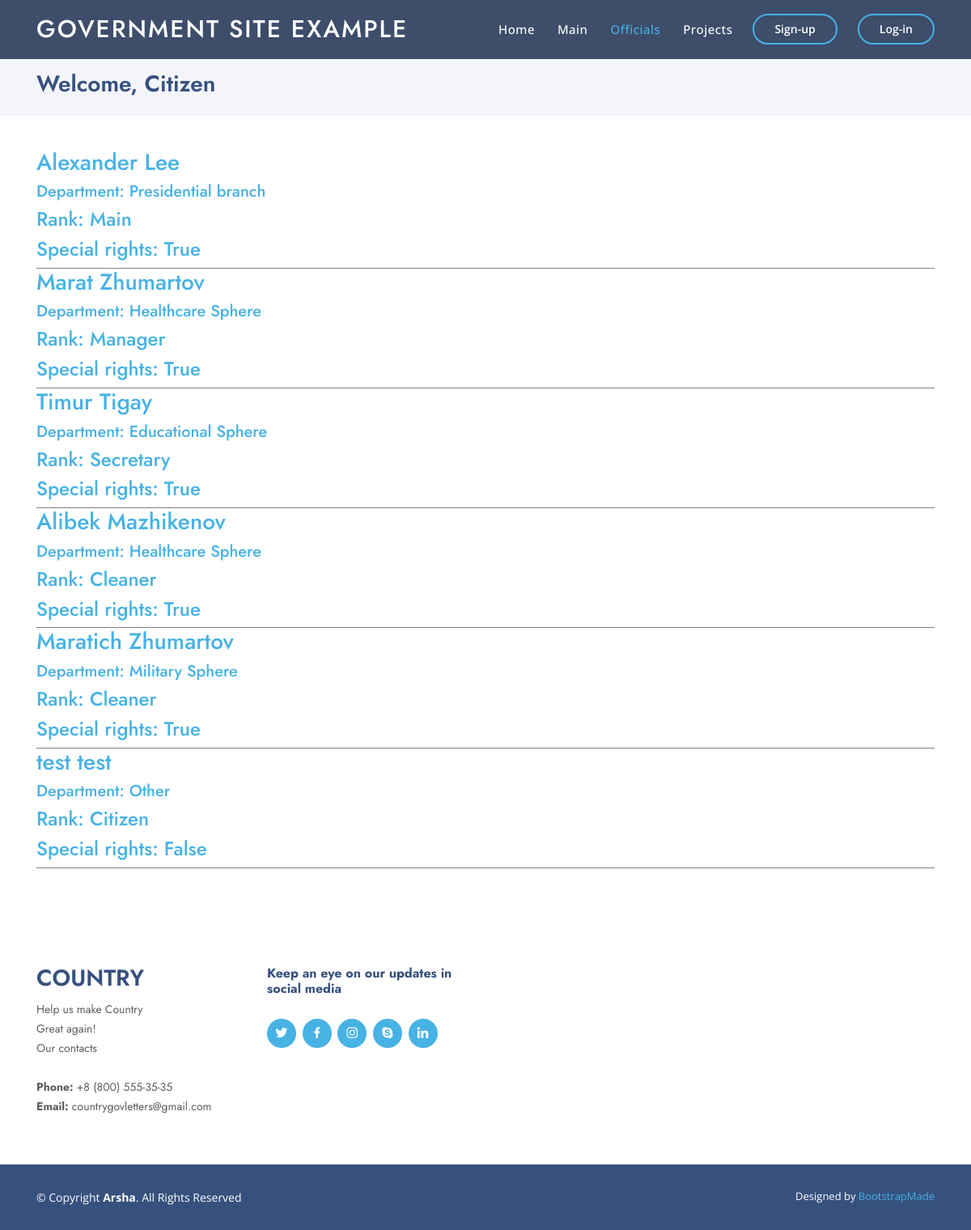
The app's page /team with its own data.
### Content/models.py (models this page shows, shortened)
class Citizen(models.Model):
    user = models.OneToOneField(User, on_delete=models.CASCADE)
    department = models.CharField(max_length=100)
    avatar = models.ImageField(name="avatar", upload_to='avatars')
    amount_of_accepted_projects = models.IntegerField(default=0)
    bday = models.DateField(name="birth_day", auto_now=False)
    gender = models.CharField(name="gender", default="Other", max_length=15, choices=[('Male','Male'), ('Female','Female'), ('Other','Other')])
    age = models.IntegerField(name="age", default=0)
    rank = models.CharField(name="rank", default="", max_length=100)
    ed_proj = models.IntegerField(name="education_projects", default=0)
    health_proj = models.IntegerField(name="healthcare_projects", default=0)
    military_proj = models.IntegerField(name="military_projects", default=0)
    social_proj = models.IntegerField(name="social_projects", default=0)
    cult_proj = models.IntegerField(name="culture_projects", default=0)
    is_staff = models.BooleanField(name="is_staff", default=False)
    class Meta:
        verbose_name = 'Citizen'
        verbose_name_plural = 'Citizens'

### Content/views.py (the view)
# urls.py: path('team', team),
def team(request):
    context = context_data_preparing(request)
    context['team'] = Citizen.objects.all()
    return render(request, 'Content/team.html', context)

### Content/views_cases.py (called while the page is built)
def context_data_preparing(request):
    try:
        context = {
            'cit':Citizen.objects.get(id=request.user.id),
            'user':request.user
        }
    except Exception:
        context = {
            'cit':None,
            'user':None
        }
    return context

### Content/templates/Content/team.html (shortened to what this page needs)
{% load static %}
<!DOCTYPE html>
<html lang="en">
<head>
  <link href="{% static "vendor/bootstrap/css/bootstrap.min.css" %}" rel="stylesheet">
  <link href="{% static "vendor/icofont/icofont.min.css" %}" rel="stylesheet">
  <link href="{% static "vendor/boxicons/css/boxicons.min.css" %}" rel="stylesheet">
  <link href="{% static "vendor/remixicon/remixicon.css" %}" rel="stylesheet">
  <link href="{% static "vendor/venobox/venobox.css" %}" rel="stylesheet">
  <link href="{% static "vendor/owl.carousel/assets/owl.carousel.min.css" %}" rel="stylesheet">
  <link href="{% static "vendor/aos/aos.css" %}" rel="stylesheet">
  <link href="{% static "css/style.css" %}" rel="stylesheet">
</head>
<body>
  <header id="header" class="fixed-top header-inner-pages">
    <div class="container d-flex align-items-center">
      <h1 class="logo mr-auto"><a href="#">Government site example</a></h1>
      <nav class="nav-menu d-none d-lg-block">
        <ul>
            <li><a href="start">Home</a></li>
            <li ><a href="main">Main</a></li>
            <li class="active"><a href="#">Officials</a></li>
            <li><a href="projects">Projects</a></li>
        </ul>
      </nav>
      {% if user %}
            <a href="logout" class="get-started-btn scrollto">Logout</a>
      {% else %}
      <a href="auth" class="get-started-btn scrollto">Sign-up</a>
      <a href="login" class="get-started-btn scrollto">Log-in</a>
      {% endif %}
    </div>
  </header>
  <main id="main">
    <section id="breadcrumbs" class="breadcrumbs">
      <div class="container">
        <h2>Welcome, {% if user %} {{ user.first_name }} {{ user.last_name }} {% else %} Citizen {% endif %}</h2>
      </div>
    </section>
    <section id="portfolio-details" class="portfolio-details">
      <div class="container">
        {% if team %}
        {% for official in team %}
        <a href="profile?id={{official.id}}">
          <div class="portfolio-details-container" style="border-bottom: 1px solid grey;">
            <h3>{{ official.user.first_name }} {{ official.user.last_name }}</h3>
            <h5>Department: {{ official.department }}</h5>
            <h4>Rank: {{ official.rank }}</h4>
            <h4>Special rights: {{ official.is_staff }}</h4>
          </div>
        </a>
        {% endfor %}
        {% endif %}
      </div>
    </section>
  </main>
  <footer id="footer">
    <div class="footer-top">
      <div class="container">
        <div class="row">
          <div class="col-lg-3 col-md-6 footer-contact">
            <h3>Country</h3>
            <p>
              Help us make Country <br>
              Great again!<br>
              Our contacts<br><br>
              <strong>Phone:</strong> +8 (800) 555-35-35<br>
              <strong>Email:</strong> countrygovletters@gmail.com<br>
            </p>
          </div>
          <div class="col-lg-3 col-md-6 footer-links">
            <h4>Keep an eye on our updates in social media</h4>
            <div class="social-links mt-3">
              <a href="#" class="twitter"><i class="bx bxl-twitter"></i></a>
              <a href="#" class="facebook"><i class="bx bxl-facebook"></i></a>
              <a href="#" class="instagram"><i class="bx bxl-instagram"></i></a>
              <a href="#" class="google-plus"><i class="bx bxl-skype"></i></a>
              <a href="#" class="linkedin"><i class="bx bxl-linkedin"></i></a>
            </div>
          </div>
        </div>
      </div>
    </div>
    <div class="container footer-bottom clearfix">
      <div class="copyright">
        &copy; Copyright <strong><span>Arsha</span></strong>. All Rights Reserved
      </div>
      <div class="credits">
        Designed by <a href="https://bootstrapmade.com/">BootstrapMade</a>
      </div>
    </div>
  </footer>
</body>
</html>

### static/css/style.css (style rules this page uses)
body { font-family: "Open Sans", sans-serif; color: #444444; }
a { color: #47b2e4; }
h1, h2, h3, h4, h5, h6 { font-family: "Jost", sans-serif; }
#header { transition: all 0.5s; z-index: 997; padding: 15px 0; }
#header.header-scrolled, #header.header-inner-pages { background: rgba(40, 58, 90, 0.9); }
#header .logo { font-size: 30px; margin: 0; padding: 0; line-height: 1; font-weight: 500; letter-spacing: 2px; text-transform: uppercase; }
#header .logo a { color: #fff; }
.nav-menu ul { margin: 0; padding: 0; list-style: none; }
.nav-menu > ul { display: flex; }
.nav-menu > ul > li { position: relative; white-space: nowrap; padding: 10px 0 10px 28px; }
.nav-menu a { display: block; position: relative; color: #fff; transition: 0.3s; font-size: 15px; letter-spacing: 0.5px; font-weight: 500; font-family: "Open Sans", sans-serif; }
.nav-menu a:hover, .nav-menu .active > a, .nav-menu li:hover > a { color: #47b2e4; }
.get-started-btn { margin-left: 25px; color: #fff; border-radius: 50px; padding: 6px 25px 7px 25px; white-space: nowrap; transition: 0.3s; font-size: 14px; display: inline-block; border: 2px solid #47b2e4; font-weight: 600; }
.mobile-nav { position: fixed; top: 55px; right: 15px; bottom: 15px; left: 15px; z-index: 9999; overflow-y: auto; background: #fff; transition: ease-in-out 0.2s; opacity: 0; visibility: hidden; border-radius: 10px; padding: 10px 0; }
.mobile-nav * { margin: 0; padding: 0; list-style: none; }
.mobile-nav a { display: block; position: relative; color: #37517e; padding: 10px 20px; font-weight: 500; outline: none; }
.mobile-nav a:hover, .mobile-nav .active > a, .mobile-nav li:hover > a { color: #47b2e4; text-decoration: none; }
section { padding: 60px 0; overflow: hidden; }
.breadcrumbs { padding: 15px 0; background: #f3f5fa; min-height: 40px; margin-top: 72px; }
.breadcrumbs h2 { font-size: 28px; font-weight: 600; color: #37517e; }
.portfolio-details { padding-top: 40px; }
.portfolio-details .portfolio-details-container { position: relative; }
#footer { font-size: 14px; background: #37517e; }
#footer .footer-top { padding: 60px 0 30px 0; background: #fff; }
#footer .footer-top .footer-contact { margin-bottom: 30px; }
#footer .footer-top .footer-contact h3 { font-size: 28px; margin: 0 0 10px 0; padding: 2px 0 2px 0; line-height: 1; text-transform: uppercase; font-weight: 600; color: #37517e; }
#footer .footer-top .footer-contact p { font-size: 14px; line-height: 24px; margin-bottom: 0; font-family: "Jost", sans-serif; color: #5e5e5e; }
#footer .footer-top h4 { font-size: 16px; font-weight: bold; color: #37517e; position: relative; padding-bottom: 12px; }
#footer .footer-top .footer-links { margin-bottom: 30px; }
#footer .footer-top .social-links a { font-size: 18px; display: inline-block; background: #47b2e4; color: #fff; line-height: 1; padding: 8px 0; margin-right: 4px; border-radius: 50%; text-align: center; width: 36px; height: 36px; transition: 0.3s; }
#footer .footer-bottom { padding-top: 30px; padding-bottom: 30px; color: #fff; }
#footer .copyright { float: left; }
#footer .credits { float: right; font-size: 13px; }
#footer .credits a { transition: 0.3s; }

### records on screen
Citizen: user.first_name "Alexander", user.last_name "Lee", department "Presidential branch", rank "Main", is_staff "True"
Citizen: user.first_name "Marat", user.last_name "Zhumartov", department "Healthcare Sphere", rank "Manager", is_staff "True"
Citizen: user.first_name "Timur", user.last_name "Tigay", department "Educational Sphere", rank "Secretary", is_staff "True"
Citizen: user.first_name "Alibek", user.last_name "Mazhikenov", department "Healthcare Sphere", rank "Cleaner", is_staff "True"
Citizen: user.first_name "Maratich", user.last_name "Zhumartov", department "Military Sphere", rank "Cleaner", is_staff "True"
Citizen: user.first_name "test", user.last_name "test", department "Other", rank "Citizen", is_staff "False"
